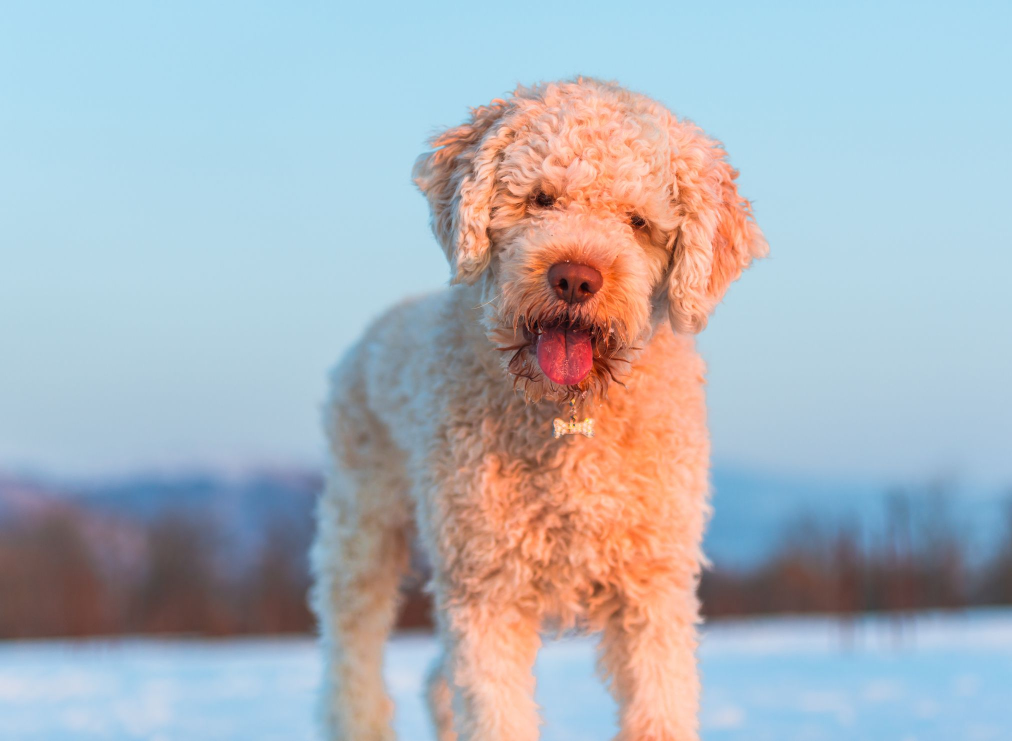
#> input picture sample_inputs/dog.jpg, 2024 x 1482 px (shown at 1/2 size)
$ python drawing_rectangle.py
#> lines starting #> are read from the running program, lines starting #| are printed output that depends on the picture
#> in main, image is the input picture: shape (1482, 2024, 3); mean B, G, R 187.2, 179.5, 172.1
# -*- coding: utf-8 -*-
"""
Created on Fri Mar  5 20:32:58 2021

@author: Kaan Baykara
"""

import cv2 as cv
from matplotlib import pyplot as plt


def rescale_image(image, scale=0.50):
    """
    With this function, you can resize your picture by specifying the scale factor.
    If you do not enter a scale variable, the function will accept the scale variable as 0.5
    """
#> called with scale = 0.5

    wi = int(image.shape[1]*scale)
#> wi = 1012
    hei = int(image.shape[0]*scale)
#> hei = 741
    dimension = (wi, hei)
#> dimension = (1012, 741)
    return cv.resize(image, dimension, interpolation = cv.INTER_AREA)
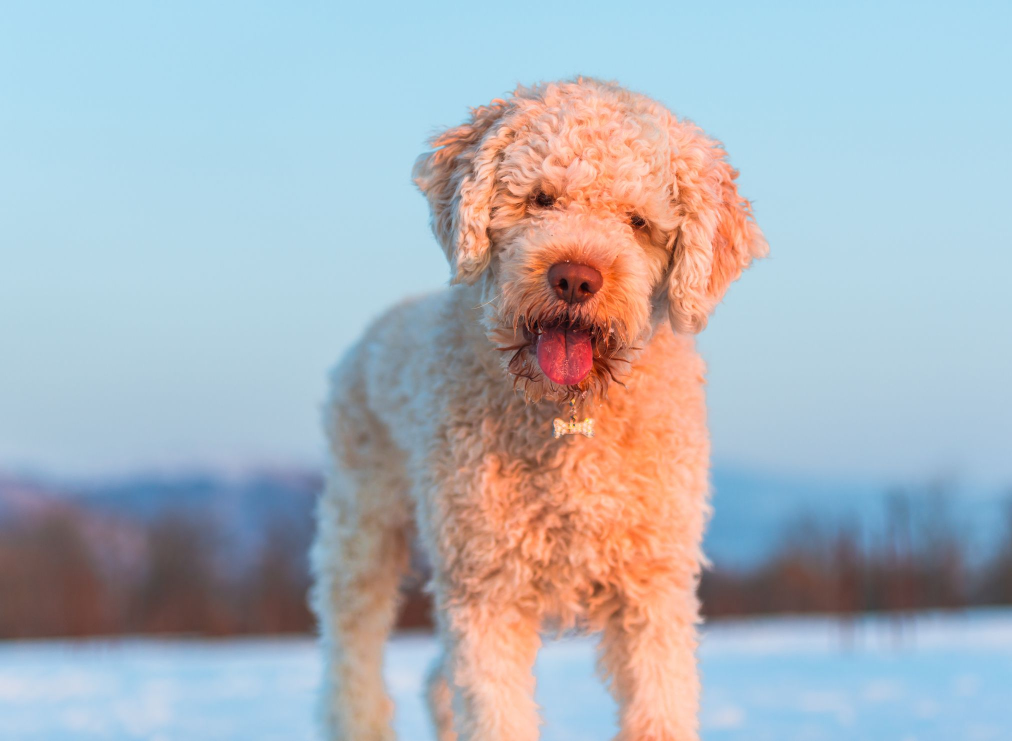
#> returned value: shape (741, 1012, 3); mean of channels 0, 1, 2 187.3, 179.5, 172.2; drawn as B, G, R


def main():

    image = cv.imread("sample_inputs/dog.jpg")

    resized_image = rescale_image(image)

    # This function allows to see the image on the plot

    plt.figure(0)
    plt.imshow(resized_image)

    """
        cv.rectangle function allow to draw rectangle on image
        cv.putText function allow to write  on image
    """

    cv.rectangle(resized_image, (450 , 100), (700, 400), (0, 255, 0), thickness=2)

    cv.putText(resized_image, "Dog", (550, 450), cv.FONT_HERSHEY_TRIPLEX, 1, (0, 255, 0), 2)
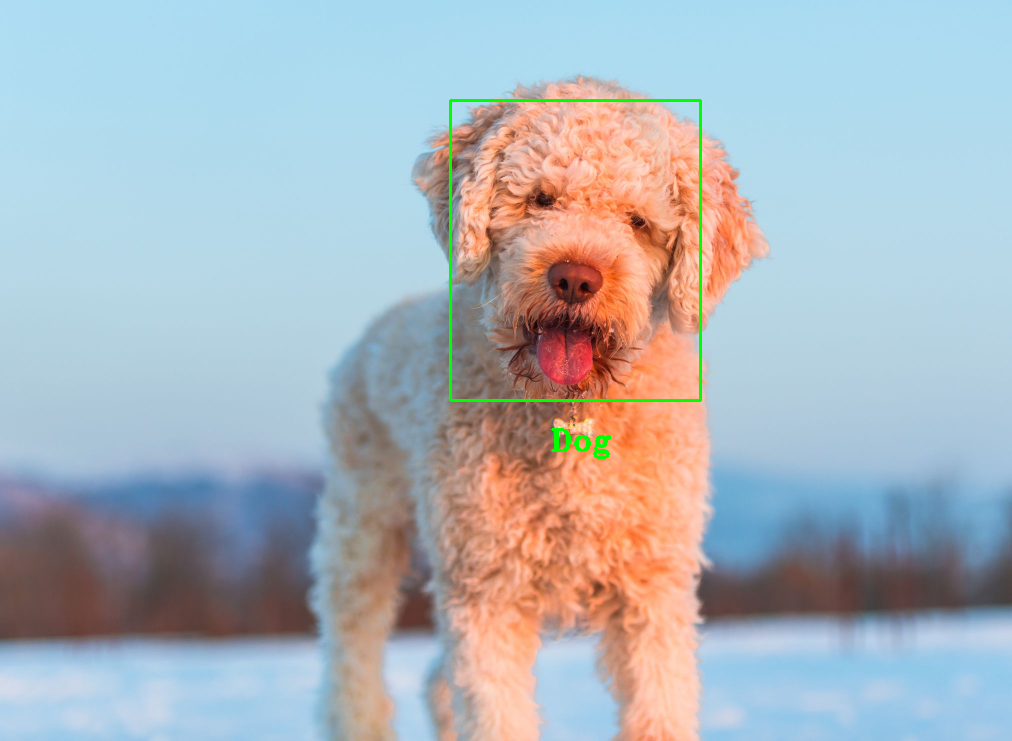
#> resized_image: shape (741, 1012, 3); mean B, G, R 186.5, 180.1, 171.1

    cv.imshow("drawing_line_and_rectangle", resized_image)

    cv.waitKey(0)
    cv.destroyAllWindows()

if __name__ == "__main__":
    main()

$ run again, with sample_inputs/input_sample.jpeg copied over sample_inputs/dog.jpg
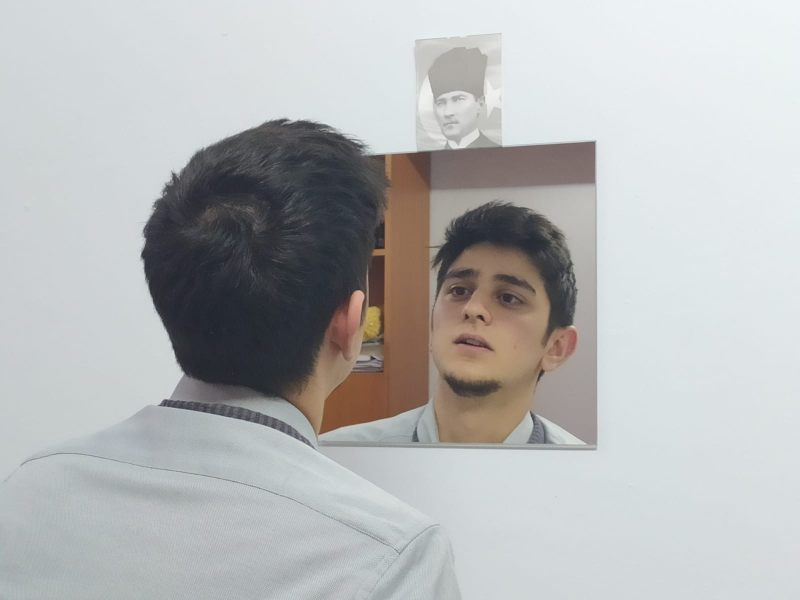
#> input picture sample_inputs/input_sample.jpeg, 1600 x 1200 px (shown at 1/2 size)
#> in main, image is the input picture: shape (1200, 1600, 3); mean B, G, R 182.9, 182.6, 181.1
#> in rescale_image, `return cv.resize(image, dimension, interpolation = cv.INTER_AREA)`:
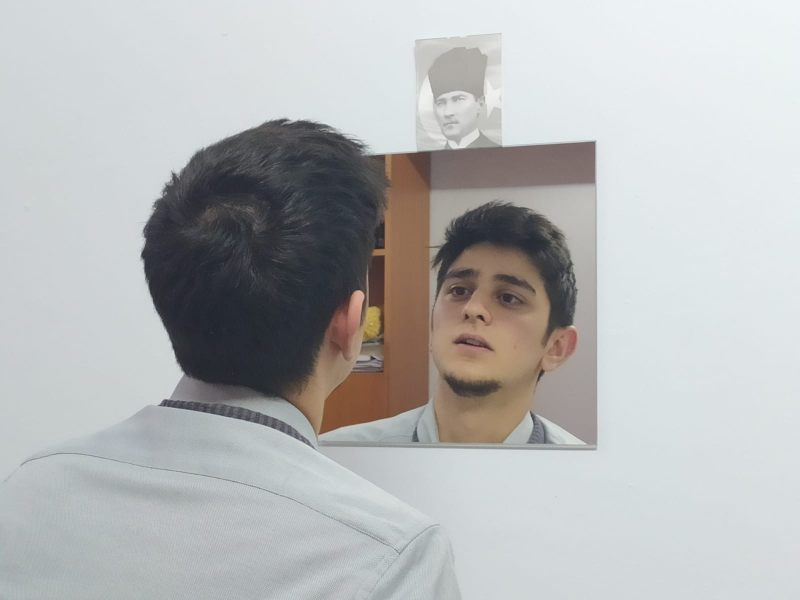
#> returned value: shape (600, 800, 3); mean of channels 0, 1, 2 183, 182.6, 181.2; drawn as B, G, R
#> in main, `cv.putText(resized_image, "Dog", (550, 450), cv.FONT_HERSHEY_TRIPLEX, ..`:
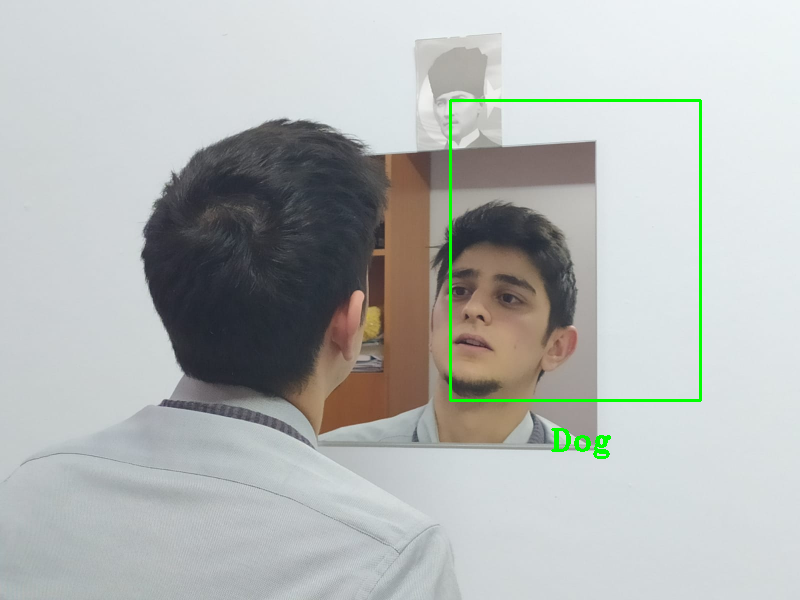
#> resized_image: shape (600, 800, 3); mean B, G, R 181.4, 183.2, 179.6
